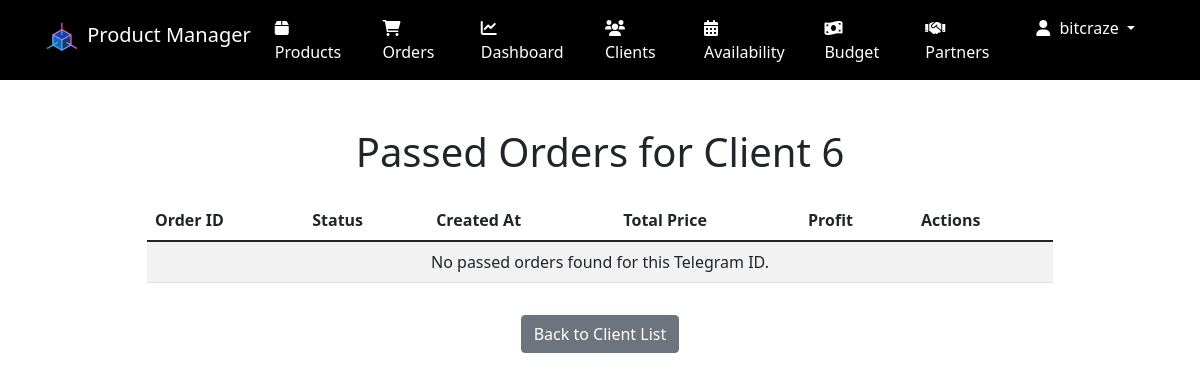
Before: /orders/passed-orders/1/ (signed in) with the older database file.
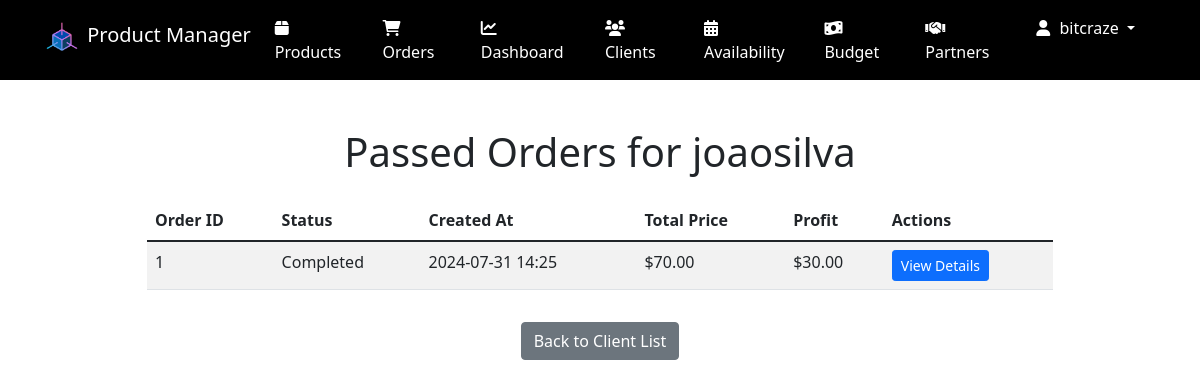
After: the same page with the newer database file.
### clients/models.py (models this page shows, shortened)
class Client(models.Model):
    nickname = models.CharField(max_length=100, blank=True)
    name = models.CharField(max_length=200, blank=True)
    telegram_id = models.PositiveIntegerField(unique=True, null=True, blank=True)
    description = models.TextField(blank=True)
    treatment_preferences = models.TextField(blank=True)
    address = models.CharField(max_length=200, blank=True)
    class Meta:
        ordering = ['nickname', 'name', 'telegram_id']
        verbose_name = 'Client'
        verbose_name_plural = 'Clients'
    def get_display_name(self):
        if self.nickname:
            return self.nickname
        elif self.name:
            return self.name
        else:
            return f"Client {self.telegram_id}"

### orders/models.py (models this page shows, shortened)
class Order(models.Model):
    id = models.AutoField(primary_key=True)
    telegram_user_id = models.IntegerField()
    STATUS_CHOICES = [
        ('cart', 'Cart'),
        ('pending_appointment', 'Pending Appointment'),
        ('pending', 'Pending'),
        ('accepted', 'Accepted'),
        ('dispatched', 'Dispatched'),
        ('completed', 'Completed'),
        ('cancelled', 'Cancelled'),
    ]
    status = models.CharField(max_length=20, choices=STATUS_CHOICES, default='cart')
    meeting_time = models.DateTimeField(null=True, blank=True)
    created_at = models.DateTimeField(auto_now_add=True)
    updated_at = models.DateTimeField(auto_now=True)
    total_price = models.DecimalField(max_digits=10, decimal_places=2, default=0)
    profit = models.DecimalField(max_digits=10, decimal_places=2, default=0)
    created_by = models.ForeignKey(settings.AUTH_USER_MODEL, on_delete=models.SET_NULL, null=True, related_name='created_orders')

### orders/views.py (the view)
# urls.py: path('passed-orders/<int:client_id>/', views.passed_orders, name='passed-orders'),
def passed_orders(request, client_id):
    client = get_object_or_404(Client, id=client_id)
    orders = Order.objects.filter(telegram_user_id=client.telegram_id, status='completed') if client.telegram_id else Order.objects.none()
    return render(request, 'orders/passed_orders.html', {'passed_orders': orders, 'client': client})

### templates/orders/passed_orders.html
{% extends 'base.html' %}
{% block content %}
<div class="container my-5">
    <h1 class="text-center mb-4">Passed Orders for {{ client.get_display_name }}</h1>
    <div class="row justify-content-center">
        <div class="col-md-10">
            <table class="table table-striped">
                <thead>
                    <tr>
                        <th>Order ID</th>
                        <th>Status</th>
                        <th>Created At</th>
                        <th>Total Price</th>
                        <th>Profit</th>
                        <th>Actions</th>
                    </tr>
                </thead>
                <tbody>
                    {% for order in passed_orders %}
                    <tr>
                        <td>{{ order.id }}</td>
                        <td>{{ order.get_status_display }}</td>
                        <td>{{ order.created_at|date:"Y-m-d H:i" }}</td>
                        <td>${{ order.total_price }}</td>
                        <td>${{ order.profit }}</td>
                        <td>
                            <a href="{% url 'order-detail' order.pk %}" class="btn btn-primary btn-sm">View Details</a>
                        </td>
                    </tr>
                    {% empty %}
                    <tr>
                        <td colspan="6" class="text-center">No passed orders found for this Telegram ID.</td>
                    </tr>
                    {% endfor %}
                </tbody>
            </table>
        </div>
    </div>
    <div class="text-center mt-3">
        <a href="{% url 'clients:client-list' %}" class="btn btn-secondary">Back to Client List</a>
    </div>
</div>
{% endblock %}

Changed rows visible on the page:
changed Client: get_display_name "Client 6" → "joaosilva"
now on this page (row edited): Order: id "1", status "Completed", created_at "2024-07-31 14:25", total_price "70.00", profit "30.00"
Other visible differences:
text no longer shown: "No passed orders found for this Telegram ID."
